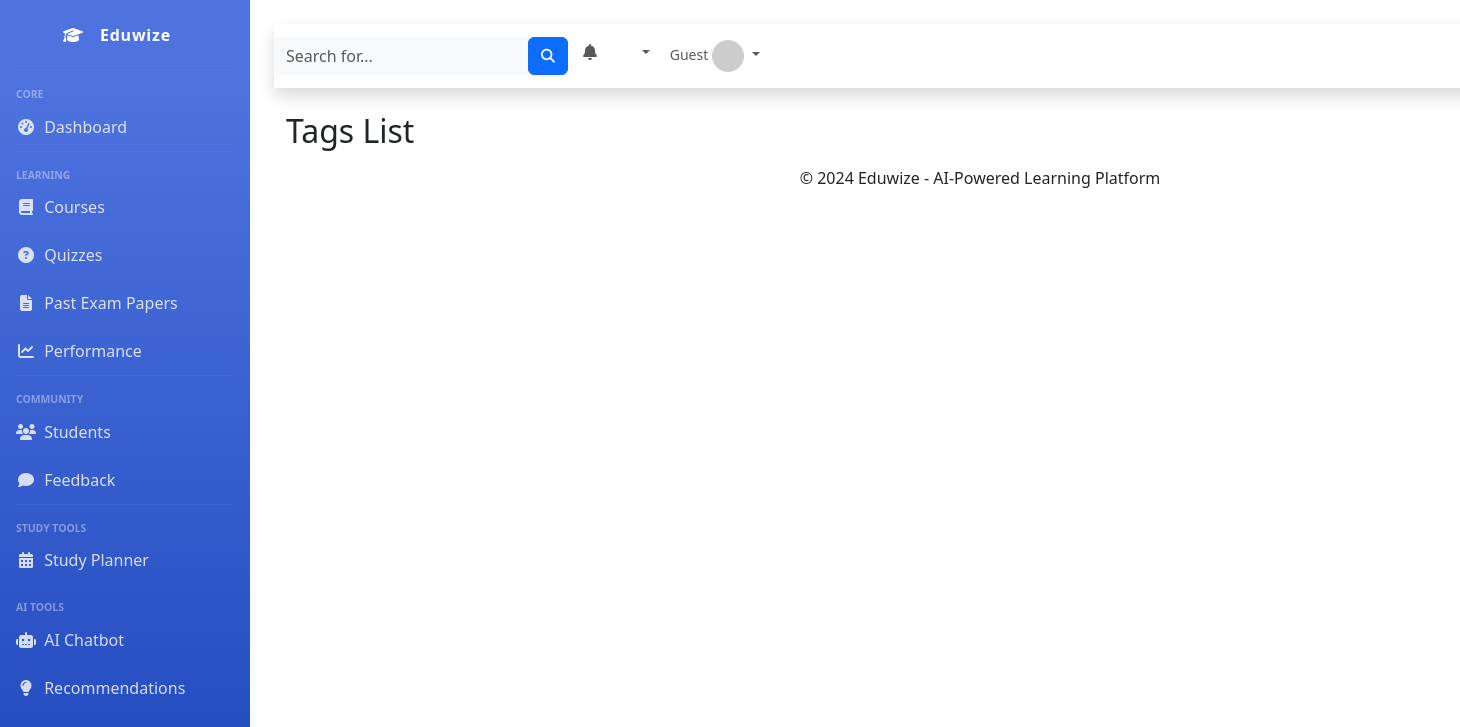
The page /tags/ on the database as committed earlier.
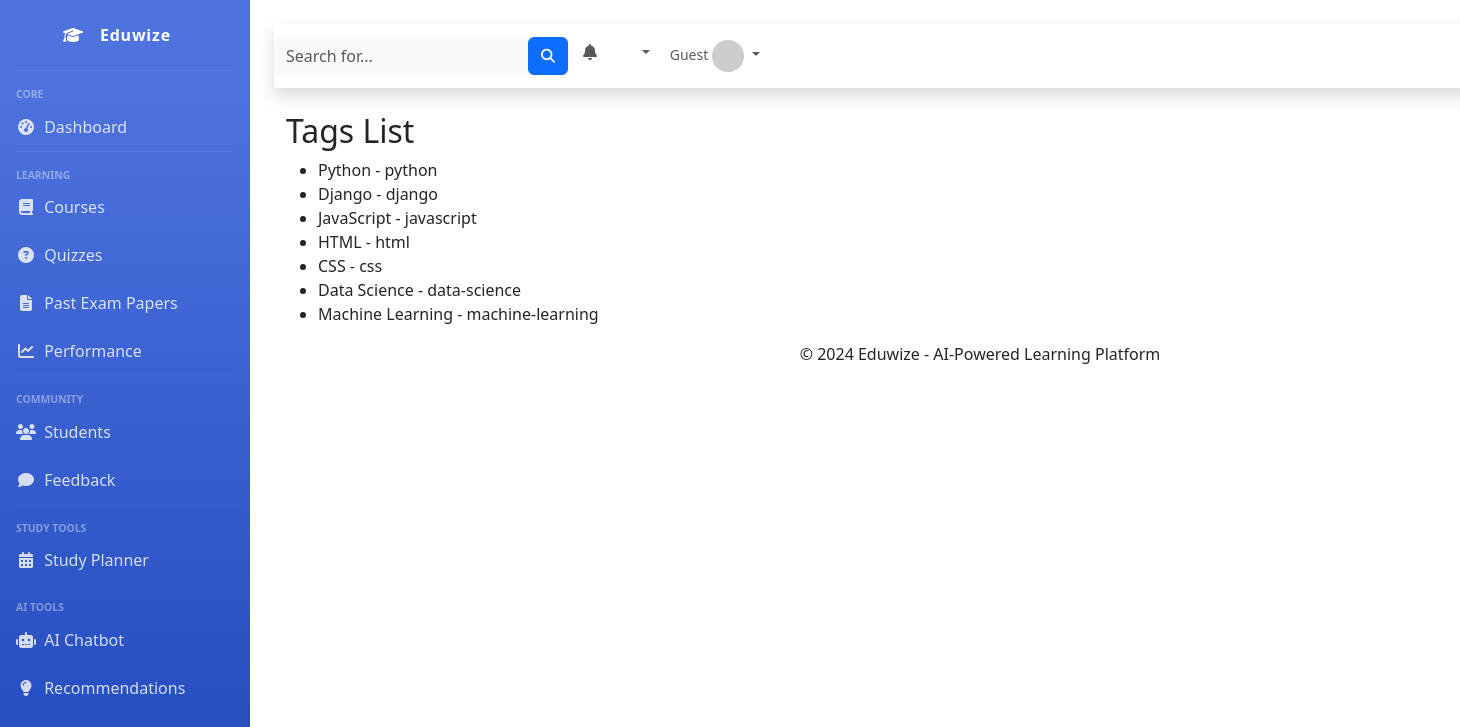
The same page on the database as committed later.
### eduwize_app/models.py (models this page shows, shortened)
class Tags(models.Model):
    name = models.CharField(max_length=100)
    slug = models.SlugField(max_length=100, unique=True, db_index=True)
    created_at = models.DateTimeField(auto_now_add=True)

### eduwize_app/views.py (the view)
# urls.py: path('tags/', views.TagsListView.as_view(), name='tags'),
class TagsListView(ListView):
    model = Tags
    template_name = 'eduwize_app/tags_list.html'
    context_object_name = 'tags'

### eduwize_app/templates/eduwize_app/tags_list.html
{% extends 'eduwize_app/base_generic.html' %}
{% block content %}
  <h2>Tags List</h2>
  <ul>
    {% for tag in tags %}
      <li>{{ tag.name }} - {{ tag.slug }}</li>
    {% endfor %}
  </ul>
{% endblock %}

### eduwize_app/templates/eduwize_app/base_generic.html (shortened to what this page needs)
<!DOCTYPE html>
{% load static %}
<html lang="en">
<head>
    <link href="https://cdn.jsdelivr.net/npm/bootstrap@5.3.0/dist/css/bootstrap.min.css" rel="stylesheet">
    <link href="https://cdnjs.cloudflare.com/ajax/libs/font-awesome/6.4.0/css/all.min.css" rel="stylesheet">
</head>
<body>
    <div class="wrapper">
        <nav id="sidebar" class="sidebar">
            <div class="sidebar-brand d-flex align-items-center justify-content-center">
                <div class="sidebar-brand-icon">
                    <i class="fas fa-graduation-cap"></i>
                </div>
                <div class="sidebar-brand-text mx-3">Eduwize</div>
            </div>
            <hr class="sidebar-divider">
            <div class="sidebar-heading">
                Core
            </div>
            <ul class="nav flex-column">
                <li class="nav-item {% if request.resolver_match.url_name == 'home' %}active{% endif %}">
                    <a class="nav-link" href="{% url 'eduwize_app:home' %}">
                        <i class="fas fa-fw fa-tachometer-alt"></i>
                        <span>Dashboard</span>
                    </a>
                </li>
                <hr class="sidebar-divider">
                <div class="sidebar-heading">
                    Learning
                </div>
                <li class="nav-item {% if 'course' in request.resolver_match.url_name %}active{% endif %}">
                    <a class="nav-link" href="{% url 'eduwize_app:course-list' %}">
                        <i class="fas fa-fw fa-book"></i>
                        <span>Courses</span>
                    </a>
                </li>
                <li class="nav-item {% if 'quiz' in request.resolver_match.url_name %}active{% endif %}">
                    <a class="nav-link" href="{% url 'eduwize_app:quiz-list' %}">
                        <i class="fas fa-fw fa-question-circle"></i>
                        <span>Quizzes</span>
                    </a>
                </li>
                <li class="nav-item {% if 'exam-papers' in request.resolver_match.url_name %}active{% endif %}">
                    <a class="nav-link" href="{% url 'eduwize_app:exam-papers-list' %}">
                        <i class="fas fa-fw fa-file-alt"></i>
                        <span>Past Exam Papers</span>
                    </a>
                </li>
                <li class="nav-item {% if 'performance' in request.resolver_match.url_name %}active{% endif %}">
                    <a class="nav-link" href="{% url 'eduwize_app:performance-list' %}">
                        <i class="fas fa-fw fa-chart-line"></i>
                        <span>Performance</span>
                    </a>
                </li>
                <hr class="sidebar-divider">
                <div class="sidebar-heading">
                    Community
                </div>
                <li class="nav-item {% if 'student' in request.resolver_match.url_name %}active{% endif %}">
                    <a class="nav-link" href="{% url 'eduwize_app:student-list' %}">
                        <i class="fas fa-fw fa-users"></i>
                        <span>Students</span>
                    </a>
                </li>
                <li class="nav-item {% if 'feedback' in request.resolver_match.url_name %}active{% endif %}">
                    <a class="nav-link" href="{% url 'eduwize_app:feedback' %}">
                        <i class="fas fa-fw fa-comment"></i>
                        <span>Feedback</span>
                    </a>
                </li>
                <hr class="sidebar-divider">
                <div class="sidebar-heading">
                    Study Tools
                </div>
                <li class="nav-item {% if 'study-planner' in request.resolver_match.url_name %}active{% endif %}">
                    <a class="nav-link" href="{% url 'eduwize_app:study-planner' %}">
                        <i class="fas fa-fw fa-calendar-alt"></i>
                        <span>Study Planner</span>
                    </a>
                </li>
                <div class="sidebar-heading">
                    AI Tools
                </div>
                <li class="nav-item {% if 'ai-chatbot' in request.resolver_match.url_name %}active{% endif %}">
                    <a class="nav-link" href="{% url 'eduwize_app:ai-chatbot' %}">
                        <i class="fas fa-fw fa-robot"></i>
                        <span>AI Chatbot</span>
                    </a>
                </li>
                <li class="nav-item {% if 'ai-recommendations' in request.resolver_match.url_name %}active{% endif %}">
                    <a class="nav-link" href="{% url 'eduwize_app:ai-recommendations' %}">
                        <i class="fas fa-fw fa-lightbulb"></i>
                        <span>Recommendations</span>
                    </a>
                </li>
            </ul>
        </nav>
        <div class="content">
            <nav class="navbar navbar-expand navbar-light bg-white topbar mb-4 static-top shadow">
                <form class="d-none d-sm-inline-block form-inline mr-auto ml-md-3 my-2 my-md-0 mw-100 navbar-search">
                    <div class="input-group">
                        <input type="text" class="form-control bg-light border-0 small" placeholder="Search for..." aria-label="Search" aria-describedby="basic-addon2">
                        <div class="input-group-append">
                            <button class="btn btn-primary" type="button">
                                <i class="fas fa-search fa-sm"></i>
                            </button>
                        </div>
                    </div>
                </form>
                <ul class="navbar-nav ml-auto">
                    <li class="nav-item dropdown no-arrow mx-1">
                        <a class="nav-link dropdown-toggle" href="{% url 'eduwize_app:notifications-list' %}" id="alertsDropdown">
                            <i class="fas fa-bell fa-fw"></i>
                            <span class="badge badge-danger badge-counter" id="notificationCount">3+</span>
                        </a>
                    </li>
                    <li class="nav-item dropdown no-arrow">
                        <a class="nav-link dropdown-toggle" href="#" id="userDropdown" role="button" data-bs-toggle="dropdown" aria-haspopup="true" aria-expanded="false">
                            <span class="mr-2 d-none d-lg-inline text-gray-600 small">
                                {% if user.is_authenticated %}
                                    {{ user.username }}
                                {% else %}
                                    Guest
                                {% endif %}
                            </span>
                            <img class="img-profile rounded-circle" src="https://via.placeholder.com/150" width="32" height="32">
                        </a>
                    </li>
                </ul>
            </nav>
            <div class="container-fluid">
                {% block content %}
                {% endblock %}
            </div>
            <footer class="sticky-footer bg-white">
                <div class="container my-auto">
                    <div class="copyright text-center my-auto">
                        <span>&copy; 2024 Eduwize - AI-Powered Learning Platform</span>
                    </div>
                </div>
            </footer>
        </div>
    </div>
    <a class="scroll-to-top rounded" href="#page-top">
        <i class="fas fa-angle-up"></i>
    </a>
    <div class="toast-container position-fixed top-0 end-0 p-3">
    </div>
</body>
</html>

### eduwize_app/templates/eduwize_app/base_generic.html (style rules this page uses)
.sidebar { min-width: 250px; max-width: 250px; background: #4e73df; background: linear-gradient(180deg, #4e73df 10%, #224abe 100%); color: white; transition: all 0.3s; position: fixed; height: 100vh; z-index: 999; }
.sidebar .sidebar-brand { height: 4.375rem; text-decoration: none; font-size: 1rem; font-weight: 800; padding: 1.5rem 1rem; text-align: center; letter-spacing: 0.05rem; z-index: 1; }
.sidebar hr { margin: 0 1rem; border-top: 1px solid rgba(255, 255, 255, 0.15); }
.sidebar .nav-item { position: relative; }
.sidebar .nav-item .nav-link { display: block; width: 100%; text-align: left; padding: 0.75rem 1rem; color: rgba(255, 255, 255, 0.8); }
.sidebar .nav-item .nav-link i { margin-right: 0.25rem; }
.sidebar-heading { padding: 0 1rem; font-weight: 800; font-size: 0.65rem; color: rgba(255, 255, 255, 0.4); text-transform: uppercase; margin-top: 1rem; }
.content { width: 100%; padding: 1.5rem; margin-left: 250px; transition: all 0.3s; }
.toast-container { position: fixed; top: 20px; right: 20px; z-index: 1060; }

Rows that differ between the two databases and show on the page:
added Tags: name "Python", slug "python"
added Tags: name "Django", slug "django"
added Tags: name "JavaScript", slug "javascript"
added Tags: name "HTML", slug "html"
added Tags: name "CSS", slug "css"
added Tags: name "Data Science", slug "data-science"
added Tags: name "Machine Learning", slug "machine-learning"
